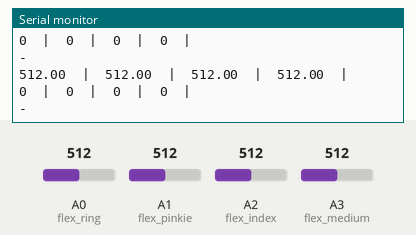
Recording of a sketch running on a simulated Arduino Leonardo, built with avr-gcc and run on an emulated ATmega32U4. On the bench: the last lines printed to the serial monitor. The test bench sets the inputs (shaded band); at power-on: A2 (flex_index) = 512, A3 (flex_medium) = 512, A0 (flex_ring) = 512, A1 (flex_pinkie) = 512.

Above: at 1.2 s.
1.3 s: A2 (flex_index) set to 110
At 1.75 s:
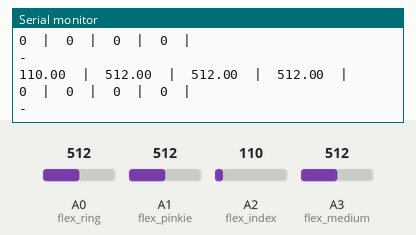
2.8 s: A2 (flex_index) set to 91
At 3.27 s:
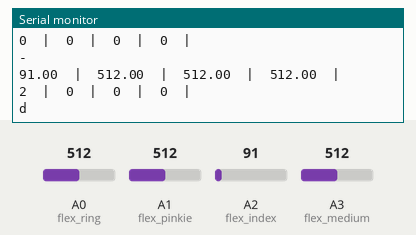
4.8 s: A3 (flex_medium) set to 158
At 5.09 s:
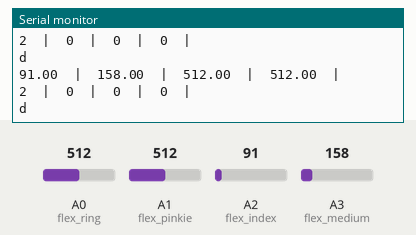
6.3 s: A3 (flex_medium) set to 136
At 6.62 s:
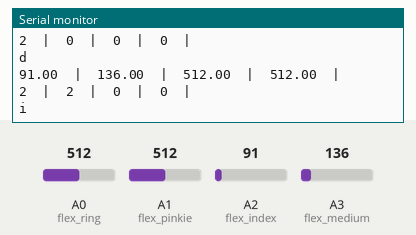
8.2 s: A0 (flex_ring) set to 119
At 8.44 s:
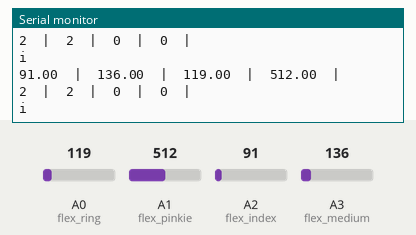
9.7 s: A0 (flex_ring) set to 98
At 9.96 s:
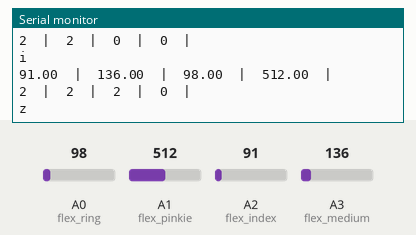
Timing chart, 0 to 12.5 s (numbered marks = the images above; inputs shaded):
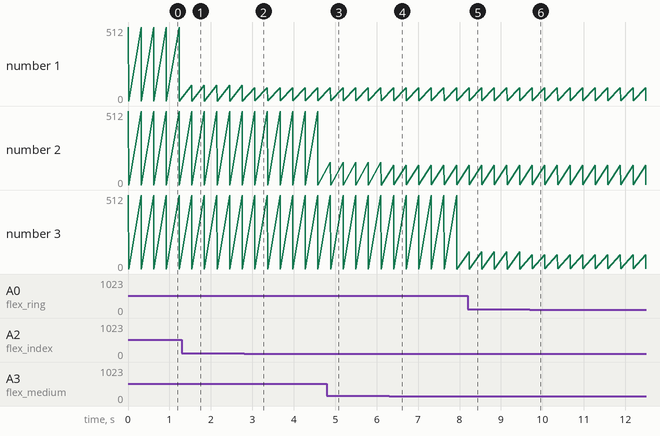

The sketch:

lab5.ino
```cpp
const int flex_index = A2;
const int flex_medium = A3;
const int flex_ring = A0;
const int flex_pinkie = A1;

#include <Wire.h>
#include "Adafruit_MPR121.h"

#ifndef _BV
#define _BV(bit) (1 << (bit))
#endif

Adafruit_MPR121 cap = Adafruit_MPR121();

uint16_t lasttouched = 0;
uint16_t currtouched = 0;
int mySignal[] = {0,0,0,0};
// mySignal in position: 0 --> up, 1 --> down, 2 --> right, 3 --> left

boolean check_sign = false, all_down=false; // mode=0 means we are in the relax position (all fingers are up)

float index, medium, ring, pinkie;

int index_high=190, medium_high=270, ring_high=230, pinkie_high=210;
int index_medium1_low=120, index_medium1_high=160, medium_medium1_low=200, medium_medium1_high=240, ring_medium1_low=140, ring_medium1_high=190, pinkie_medium1_low=130, pinkie_medium1_high=180;
int index_medium2_low=60, index_medium2_high=100, medium_medium2_low=110, medium_medium2_high=150, ring_medium2_low=70, ring_medium2_high=110, pinkie_medium2_low=65, pinkie_medium2_high=100;
int index_low=50, medium_low=80, ring_low=60, pinkie_low=55; // down will be status 2 or lower

int index_status=0, medium_status=0, ring_status=0, pinkie_status=0; // 0 means up, 1 means middle1, 2 means middle2, 3 means down

String letter = "-";

void setup() {

  Serial.begin(115200);
  pinMode(flex_index, INPUT);
  pinMode(flex_medium, INPUT);
  pinMode(flex_ring, INPUT);
  pinMode(flex_pinkie, INPUT);


  while (!Serial) { // needed to keep leonardo/micro from starting too fast!
    delay(10);
  }

  // Default address is 0x5A, if tied to 3.3V its 0x5B
  // If tied to SDA its 0x5C and if SCL then 0x5D
  if (!cap.begin(0x5A)) {
    Serial.println("MPR121 not found, check wiring?");
    while (1);
  }

}

void loop() {

  read_flex_signals();
  print_serial();
  //send_to_processing();

  // check if a sign is being done
  check_mode();

  // if a sign is being done, check which letter the user is writing
  if(check_sign){
    read_letter_flex();
  }
  if(!check_sign){
    read_cap_signals();
    read_letter_cap();
  }

  Serial.println(letter);

  delay(300);

}

void read_flex_signals(){

  index = analogRead(flex_index);
  medium = analogRead(flex_medium);
  ring = analogRead(flex_ring);
  pinkie = analogRead(flex_pinkie);

  // up
  if(index>index_high){index_status=0;}
  if(medium>index_high){medium_status=0;}
  if(ring>index_high){ring_status=0;}
  if(pinkie>index_high){pinkie_status=0;}

  // middle1
  if(index>index_medium1_low & index<index_medium1_high){index_status=1;}
  if(medium>medium_medium1_low & medium<medium_medium1_high){medium_status=1;}
  if(ring>ring_medium1_low & ring<ring_medium1_high){ring_status=1;}
  if(pinkie>pinkie_medium1_low & pinkie<pinkie_medium1_high){pinkie_status=1;}

  // middle2
  if(index>index_medium2_low & index<index_medium2_high){index_status=2;}
  if(medium>medium_medium2_low & medium<medium_medium2_high){medium_status=2;}
  if(ring>ring_medium2_low & ring<ring_medium2_high){ring_status=2;}
  if(pinkie>pinkie_medium2_low & pinkie<pinkie_medium2_high){pinkie_status=2;}

  // down
  if(index<index_low){index_status=3;}
  if(medium<medium_low){medium_status=3;}
  if(ring<ring_low){ring_status=3;}
  if(pinkie<pinkie_low){pinkie_status=3;}


}

void print_serial(){

  Serial.print(index);
  Serial.print("  |  ");
  Serial.print(medium);
  Serial.print("  |  ");
  Serial.print(ring);
  Serial.print("  |  ");
  Serial.print(pinkie);
  Serial.print("  |  ");
  Serial.print("\n");

  Serial.print(index_status);
  Serial.print("  |  ");
  Serial.print(medium_status);
  Serial.print("  |  ");
  Serial.print(ring_status);
  Serial.print("  |  ");
  Serial.print(pinkie_status);
  Serial.print("  |  ");
  Serial.print("\n");


}

void check_mode(){

  if(index_status==0 & medium_status==0 & ring_status==0 & pinkie_status==0){
    // relax mode, all fingers are up
    check_sign = false;
    letter = "-";
  }
  else{
    check_sign = true;
  }
}

void read_letter_flex(){

  if(index_status==0 & (medium_status==3 |  medium_status==2) & (ring_status==3 | ring_status==2) & (pinkie_status==3 | pinkie_status==2)){
    letter = "a";
  }
  if(index_status==2 & (medium_status==3 |  medium_status==2) & (ring_status==3 | ring_status==2) & (pinkie_status==3 | pinkie_status==2)){
    letter = "b";
  }
  if(index_status==1 & (medium_status==3 |  medium_status==2) & (ring_status==3 | ring_status==2) & (pinkie_status==3 | pinkie_status==2)){
    letter = "c";
  }
  if((index_status==3 | index_status==2) & medium_status==0 & ring_status==0 & pinkie_status==0){
    letter = "d";
  }
  if(index_status== 0 & (medium_status==3 |  medium_status==2) & (ring_status==3 | ring_status==2) & pinkie_status==0){
    letter = "e";
  }
  if(index_status==0 & (medium_status==3 |  medium_status==2) & ring_status==0 & pinkie_status==0){
    letter = "f";
  }
  if(index_status==1 & (medium_status==3 |  medium_status==2) & (ring_status==3 | ring_status==2) & pinkie_status==1){
    letter = "g";
  }
  if((index_status==3 | index_status==2) & medium_status==0 & (ring_status==3 | ring_status==2) & (pinkie_status==3 | pinkie_status==2)){
    letter = "h";
  }
  if((index_status==3 | index_status==2) & (medium_status==3 |  medium_status==2) & ring_status==0 & pinkie_status==0){
    letter = "i";
  }
  if(index_status==0 & medium_status==0 & (ring_status==3 | ring_status==2) & (pinkie_status==3 | pinkie_status==2)){
    letter = "j";
  }
  if(index_status==1 & medium_status==1 & (ring_status==3 | ring_status==2) & (pinkie_status==3 | pinkie_status==2)){
    letter = "u";
  }
  if((index_status==3 | index_status==2) & (medium_status==3 |  medium_status==2) & (ring_status==3 | ring_status==2) & pinkie_status==0){
    letter = "z";
  }
  if(index_status==3 & medium_status==3 & ring_status==3 & pinkie_status==3){
    letter = "space";
  }

}

void send_to_processing(){
  Serial.println(letter);

}

void read_cap_signals(){

  currtouched = cap.touched();

  for (uint8_t i=0; i<12; i++) {

    // if it *is* touched and *wasnt* touched before, change mySignal to 1
    if ((currtouched & _BV(i)) && !(lasttouched & _BV(i)) ) {
      // pad touched
      mySignal[i] = 1;
    }

    // if it *was* touched and now *isnt*, change mySignal to 0
    if (!(currtouched & _BV(i)) && (lasttouched & _BV(i)) ) {
      // pad released
      mySignal[i] = 0;
    }
  }

  // reset the state
  lasttouched = currtouched;
}

void read_letter_cap(){

  if(mySignal[0]==1 & mySignal[1]==0 & mySignal[2]==0 & mySignal[3]==0){
    letter = "l";
  }
  if(mySignal[0]==0 & mySignal[1]==1 & mySignal[2]==0 & mySignal[3]==0){
    letter = "m";
  }
  if(mySignal[0]==0 & mySignal[1]==0 & mySignal[2]==1 & mySignal[3]==0){
    letter = "n";
  }
  if(mySignal[0]==0 & mySignal[1]==0 & mySignal[2]==0 & mySignal[3]==1){
    letter = "o";
  }
  if(mySignal[0]==1 & mySignal[1]==1 & mySignal[2]==0 & mySignal[3]==0){
    letter = "p";
  }
  if(mySignal[0]==0 & mySignal[1]==1 & mySignal[2]==1 & mySignal[3]==0){
    letter = "q";
  }
  if(mySignal[0]==0 & mySignal[1]==0 & mySignal[2]==1 & mySignal[3]==1){
    letter = "r";
  }
  if(mySignal[0]==1 & mySignal[1]==0 & mySignal[2]==0 & mySignal[3]==1){
    letter = "s";
  }
  if(mySignal[0]==0 & mySignal[1]==1 & mySignal[2]==0 & mySignal[3]==1){
    letter = "t";
  }
  if(mySignal[0]==1 & mySignal[1]==0 & mySignal[2]==1 & mySignal[3]==0){
    letter = "v";
  }
  if(mySignal[0]==1 & mySignal[1]==1 & mySignal[2]==1 & mySignal[3]==0){
    letter = "k";
  }
  if(mySignal[0]==0 & mySignal[1]==1 & mySignal[2]==1 & mySignal[3]==1){
    letter = "y";
  }
  if(mySignal[0]==1 & mySignal[1]==0 & mySignal[2]==1 & mySignal[3]==1){
    letter = "w";
  }
  if(mySignal[0]==1 & mySignal[1]==1 & mySignal[2]==0 & mySignal[3]==1){
    letter = "x";
  }
}
```

Measured:
- the behaviour switches between 100 and 99 on A2 (flex_index) (found by bisection; images 1 and 2)
- the behaviour switches between 150 and 149 on A3 (flex_medium) (found by bisection; images 3 and 4)
- the behaviour switches between 110 and 109 on A0 (flex_ring) (found by bisection; images 5 and 6)
- after the input at 1.3 s, the serial monitor: prints a new line after 0.24 s (image 1)
- after the input at 2.8 s, the serial monitor: prints a new line after 0.26 s (image 2)
- after the input at 4.8 s, the serial monitor: prints a new line after 0.09 s (image 3)
- after the input at 6.3 s, the serial monitor: prints a new line after 0.11 s (image 4)
- after the input at 8.2 s, the serial monitor: prints a new line at once (image 5)
- after the input at 9.7 s, the serial monitor: prints a new line after 0.05 s (image 6)
